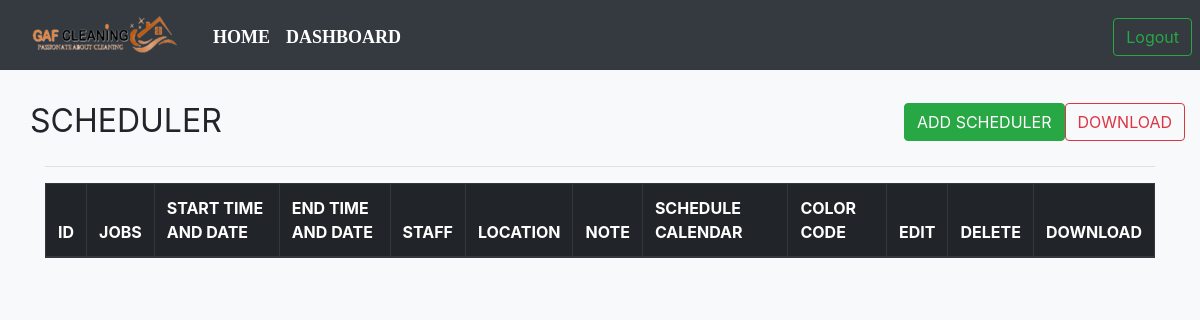
The page /scheduler/ on the database as committed earlier.
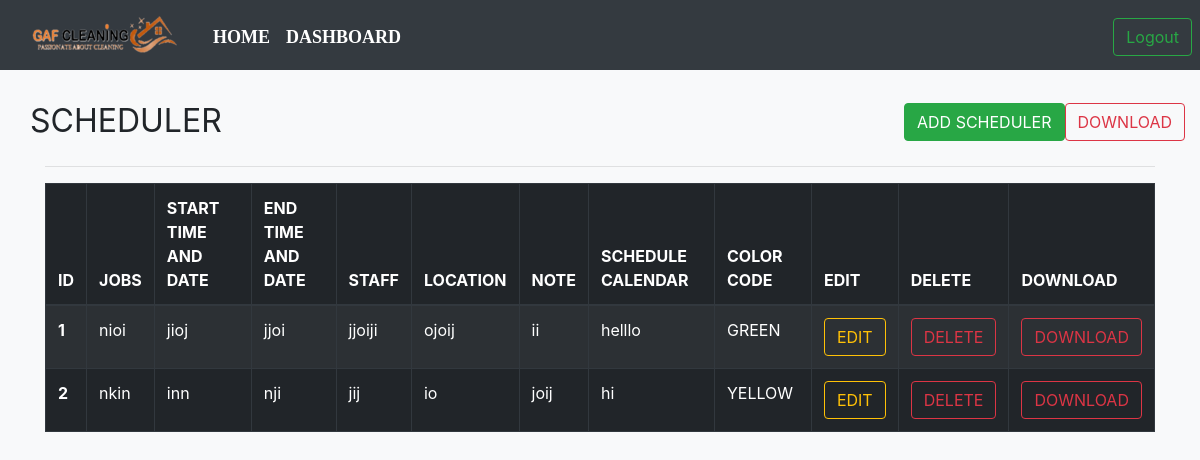
The same page on the database as committed later.
### pages/models.py (models this page shows)
class Scheduler(models.Model):
    choices = (
        ("RED","RED"),
        ("YELLOW", "YELLOW"),
        ("GREEN", "GREEN")
    )
    jobs = models.CharField(max_length=100)
    start_date_and_time = models.CharField(max_length=100)
    end_date_and_time = models.CharField(max_length=100)
    staff = models.CharField(max_length=100)
    location = models.CharField(max_length=100)
    note = models.CharField(max_length=100)
    schedule_calender = models.CharField(max_length=100)
    colorCode = models.CharField(max_length=100, choices=choices)
    def editURL(self):
        return reverse("editScheduler", kwargs={"sch_id":self.id})
    def deleteURL(self):
        return reverse("deleteScheduler", kwargs={"sch_id":self.id})
    def downloadURL(self):
        return reverse("downloadScheduler", kwargs={"sch_id":self.id})

### pages/views.py (the view)
# urls.py: path("scheduler/", schedulerView, name="scheduler"),
def schedulerView(request):
    objs = Scheduler.objects.all()
    context = {
        "objs":objs
    }
    return render(request, "scheduler.html", context)

### templates/scheduler.html (shortened to what this page needs)
{% load static %}
<!DOCTYPE html>
<html lang="en">
<head>
    <link rel="stylesheet" href="{% static 'header.css' %}">
    <link rel="stylesheet" href="https://cdnjs.cloudflare.com/ajax/libs/animate.css/3.7.2/animate.min.css">
    <link rel="stylesheet" href="https://maxcdn.bootstrapcdn.com/bootstrap/4.0.0/css/bootstrap.min.css" >
</head>
<body class="bg-light">
  <nav class="navbar navbar-expand-lg navbar-dark bg-dark">
  <div class="container-fluid mt-1">
    <a href="{% url 'home' %}" class="pull-left" ><img src="{% static 'images/logo1.png' %}"></a>
    <div class="collapse navbar-collapse" id="navbarSupportedContent">
      <ul class="navbar-nav me-auto mb-2 mb-lg-0 mx-4">
        <li class="nav-item">
          <a class="nav-link active" aria-current="page" href="{% url 'home' %}">Home</a>
        </li>
        <li class="nav-item">
          <a class="nav-link active" aria-current="page" href="{% url 'dashboard' %}">Dashboard</a>
        </li>
	    </ul>
        <div class="btn-group mx-2" role="group" aria-label="Basic outlined example"  style="position: absolute; right: 0;">
          <a href="{% url 'logout' %}"><button type="button" class="btn btn-outline-success">Logout</button></a>
        </div>
    </div>
  </div>
</nav>
<div class="container">
    <br />
    <div class="row" style="justify-content: space-between;">
    <h1> <b> <small>SCHEDULER</small></b> </h1>
    <div class="row">
   <div class="modal-dialog-centered">
    <a href="{% url 'addScheduler' %}"><button type="button" class="btn btn-success">ADD SCHEDULER</button></a>
</div>
<div class="modal-dialog-centered">
  <a href="{% url 'downloadSchedulers' %}"><button type="button" class="btn btn-outline-danger">DOWNLOAD</button></a>
</div>
</div>
</div>
<hr />
    <div class="table-responsive">
    <table class="table-bordered table-hover table table-dark table-striped">
        <thead>
        <tr>
            <th scope="col"> ID </th>
            <th scope="col"> JOBS </th>
            <th scope="col"> START TIME AND DATE </th>
            <th scope="col"> END TIME AND DATE </th>
            <th scope="col"> STAFF </th>
            <th scope="col"> LOCATION </th>
            <th scope="col"> NOTE </th>
            <th scope="col"> SCHEDULE CALENDAR </th>
            <th scope="col"> COLOR CODE </th>
            <th scope="col"> EDIT </th>
            <th scope="col"> DELETE </th>
            <th scope="col"> DOWNLOAD </th>
        </tr>
        </thead>
        <tbody>
        {% for obj in objs %}
        <tr class="w-100 h-25">
            <th scope="row"> {{obj.id}} </th>
            <td> {{obj.jobs}} </td>
            <td> {{ obj.start_date_and_time }} </td>
            <td> {{ obj.end_date_and_time }} </td>
            <td> {{ obj.staff }} </td>
            <td> {{ obj.location }} </td>
            <td> {{ obj.note }} </td>
            <td> {{ obj.schedule_calender }} </td>
            <td> {{ obj.colorCode }} </td>
            <td> <a href="{{ obj.editURL }}"><button type="button" class="btn btn-outline-warning">EDIT</button></a>
            </td>
            <td> <a href="{{ obj.deleteURL }}"><button type="button" class="btn btn-outline-danger">DELETE</button></a>
            </td>
            <td>
                <a href="{{ obj.downloadURL }}"><button type="button" class="btn btn-outline-danger">DOWNLOAD</button></a>
            </td>
        </tr>
        {% endfor %}
        </tbody>
    </table>
</div>
</div>

### static/header.css (style rules this page uses)
.navbar-nav a { font-family: consolas; font-size: 18px; text-transform: uppercase; font-weight: bold; }
.navbar-nav { text-align: center; }
.nav-link { padding: .2rem 1rem; }
.w-100 { height: 100vh; }
button { color: #f06e03; padding: 10px 25px; background: transparent; border: 3px solid rgb(0, 0, 0); border-radius: 20px; outline: none; cursor: pointer; }
body { padding: 0; margin: 0; background-color: #17141d; color: white; font-family: 'DM Mono', monospace; }

Rows that differ between the two databases and show on the page:
added Scheduler: id "1", jobs "nioi", start_date_and_time "jioj", end_date_and_time "jjoi", staff "jjoiji", location "ojoij", note "ii", schedule_calender "helllo", colorCode "GREEN"
added Scheduler: id "2", jobs "nkin", start_date_and_time "inn", end_date_and_time "nji", staff "jij", location "io", note "joij", schedule_calender "hi", colorCode "YELLOW"
